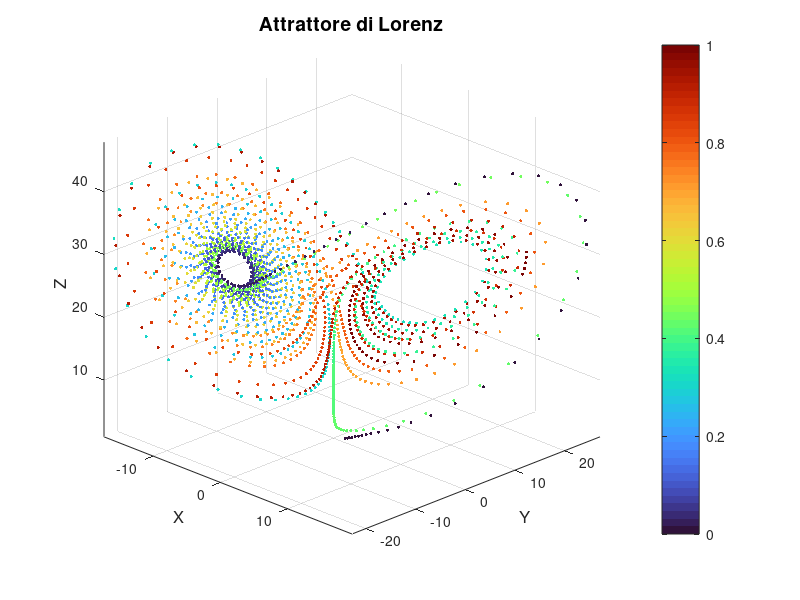

Write MATLAB code to recreate this figure.
% ATTRATTORE DI LORENZ - SCRIPT COMPLETO CON MIGLIORAMENTI GRAFICI
close all
clear all
clc
% Parametri del sistema Lorenz
sigma = 10;
rho = 28;
beta = 8/3;

% Equazioni differenziali del sistema
lorenz = @(t, state)[
    sigma * (state(2) - state(1));
    state(1) * (rho - state(3)) - state(2);
    state(1) * state(2) - beta * state(3)
];

% Condizioni iniziali e intervallo temporale
tspan = [0 40];
state0 = [1; 1; 1];

% Risoluzione numerica con ode45
[t, states] = ode45(lorenz, tspan, state0);

% Estrazione delle variabili
x = states(:,1);
y = states(:,2);
z = states(:,3);

% Colori dinamici in base al tempo (opzionale)
c = linspace(0, 1, length(t));

% Plot 3D migliorato
figure('Color','w')  % Sfondo bianco
scatter3(x, y, z, 5, c, 'filled')  % Colore variabile nel tempo
colormap(turbo)  % Mappa colori accattivante
colorbar
title('Attrattore di Lorenz','FontSize',14)
xlabel('X','FontSize',12)
ylabel('Y','FontSize',12)
zlabel('Z','FontSize',12)
grid on
view(45, 25)  % Vista angolata 3D
axis tight
